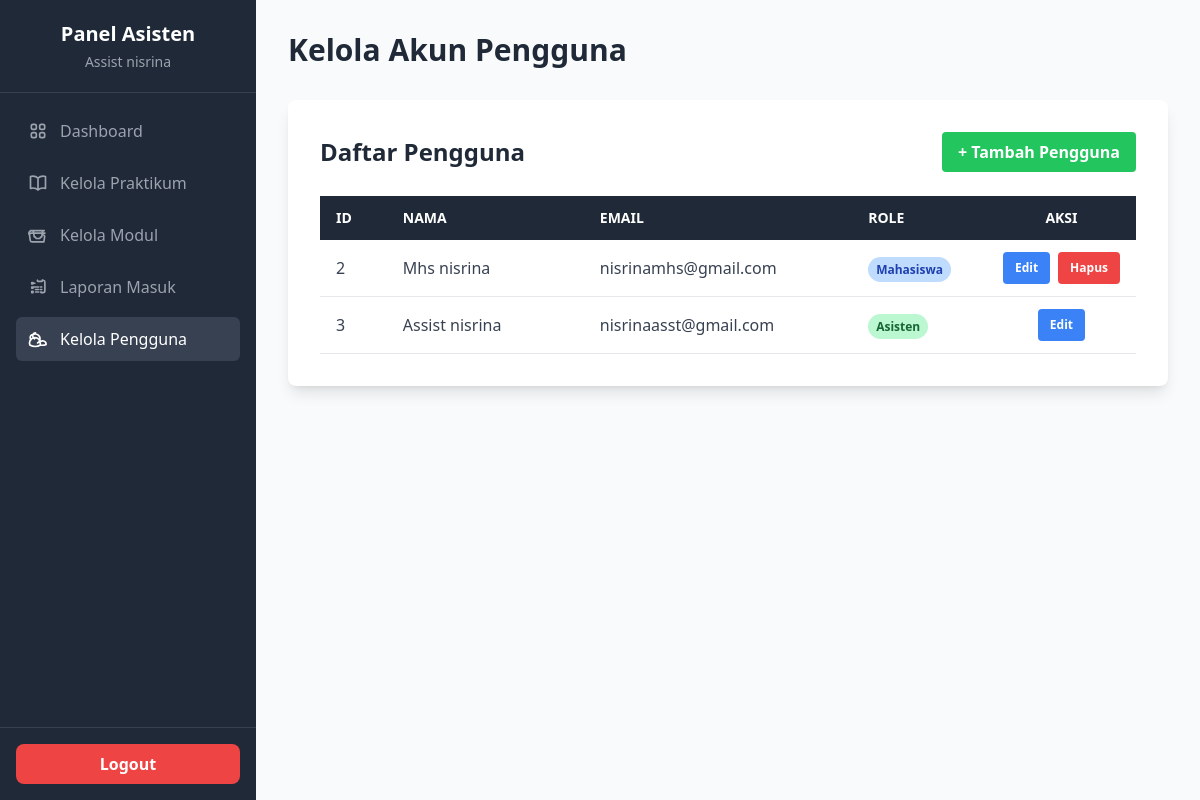
The page /asisten/kelola_pengguna.php (signed in) on the database its author committed.
### tables this page shows
CREATE TABLE `users` (
  `id` int(11) NOT NULL,
  `nama` varchar(100) NOT NULL,
  `email` varchar(100) NOT NULL,
  `password` varchar(255) NOT NULL,
  `role` enum('mahasiswa','asisten') NOT NULL,
  `created_at` timestamp NOT NULL DEFAULT current_timestamp()
);

### asisten/kelola_pengguna.php (the view, shortened to what this page needs)
<?php
require_once '../includes/config.php';
$action = $_GET['action'] ?? 'list';
$user_to_edit = null;
$user_list = $conn->query("SELECT id, nama, email, role, created_at FROM users ORDER BY id ASC");
require_once 'templates/header.php';
?>
<?php if ($action === 'tambah' || $action === 'edit'): ?>
<div class="bg-white p-8 rounded-lg shadow-lg w-full max-w-lg mx-auto">
    <h2 class="text-2xl font-bold mb-6"><?php echo $action === 'edit' ? 'Edit Pengguna' : 'Tambah Pengguna Baru'; ?></h2>
    <form action="kelola_pengguna.php" method="POST">
        <?php if ($action === 'edit'): ?>
            <input type="hidden" name="edit_pengguna" value="1">
            <input type="hidden" name="id" value="<?php echo $user_to_edit['id']; ?>">
        <?php else: ?>
            <input type="hidden" name="tambah_pengguna" value="1">
        <?php endif; ?>
        <div class="mb-4">
            <label for="nama" class="block text-gray-700">Nama Lengkap</label>
            <input type="text" name="nama" id="nama" class="w-full mt-1 p-2 border rounded" value="<?php echo htmlspecialchars($user_to_edit['nama'] ?? ''); ?>" required>
        </div>
        <div class="mb-4">
            <label for="email" class="block text-gray-700">Email</label>
            <input type="email" name="email" id="email" class="w-full mt-1 p-2 border rounded" value="<?php echo htmlspecialchars($user_to_edit['email'] ?? ''); ?>" required>
        </div>
        <div class="mb-4">
            <label for="password" class="block text-gray-700">Password</label>
            <input type="password" name="password" id="password" class="w-full mt-1 p-2 border rounded" <?php echo ($action === 'tambah') ? 'required' : ''; ?>>
            <?php if ($action === 'edit'): ?>
                <p class="text-xs text-gray-500 mt-1">Kosongkan jika tidak ingin mengubah password.</p>
            <?php endif; ?>
        </div>
        <div class="mb-6">
            <label for="role" class="block text-gray-700">Peran (Role)</label>
            <select name="role" id="role" class="w-full mt-1 p-2 border rounded" required>
                <option value="mahasiswa" <?php echo (isset($user_to_edit) && $user_to_edit['role'] == 'mahasiswa') ? 'selected' : ''; ?>>Mahasiswa</option>
                <option value="asisten" <?php echo (isset($user_to_edit) && $user_to_edit['role'] == 'asisten') ? 'selected' : ''; ?>>Asisten</option>
            </select>
        </div>
        <div class="flex justify-end gap-4">
            <a href="kelola_pengguna.php" class="bg-gray-300 hover:bg-gray-400 text-gray-800 font-bold py-2 px-4 rounded">Batal</a>
            <button type="submit" class="bg-blue-500 hover:bg-blue-700 text-white font-bold py-2 px-4 rounded">Simpan</button>
        </div>
    </form>
</div>
<?php else: ?>
<div class="bg-white p-8 rounded-lg shadow-lg w-full">
    <div class="flex justify-between items-center mb-6">
        <h2 class="text-2xl font-bold text-gray-800">Daftar Pengguna</h2>
        <a href="kelola_pengguna.php?action=tambah" class="bg-green-500 hover:bg-green-700 text-white font-bold py-2 px-4 rounded">
            + Tambah Pengguna
        </a>
    </div>
    <div class="overflow-x-auto">
        <table class="min-w-full bg-white">
            <thead class="bg-gray-800 text-white">
                <tr>
                    <th class="w-1/12 text-left py-3 px-4 uppercase font-semibold text-sm">ID</th>
                    <th class="w-3/12 text-left py-3 px-4 uppercase font-semibold text-sm">Nama</th>
                    <th class="w-4/12 text-left py-3 px-4 uppercase font-semibold text-sm">Email</th>
                    <th class="w-2/12 text-left py-3 px-4 uppercase font-semibold text-sm">Role</th>
                    <th class="w-2/12 text-center py-3 px-4 uppercase font-semibold text-sm">Aksi</th>
                </tr>
            </thead>
            <tbody class="text-gray-700">
                <?php while($user = $user_list->fetch_assoc()): ?>
                    <tr class="border-b border-gray-200 hover:bg-gray-100">
                        <td class="py-3 px-4"><?php echo $user['id']; ?></td>
                        <td class="py-3 px-4"><?php echo htmlspecialchars($user['nama']); ?></td>
                        <td class="py-3 px-4"><?php echo htmlspecialchars($user['email']); ?></td>
                        <td class="py-3 px-4">
                            <span class="px-2 py-1 font-semibold leading-tight rounded-full text-xs <?php echo $user['role'] == 'asisten' ? 'bg-green-200 text-green-800' : 'bg-blue-200 text-blue-800'; ?>">
                                <?php echo ucfirst($user['role']); ?>
                            </span>
                        </td>
                        <td class="py-3 px-4">
                            <div class="flex items-center justify-center gap-x-2">
                                <a href="kelola_pengguna.php?action=edit&id=<?php echo $user['id']; ?>" class="bg-blue-500 hover:bg-blue-700 text-white text-xs font-bold py-2 px-3 rounded">
                                    Edit
                                </a>
                                <?php if ($user['id'] != $_SESSION['user_id']): ?>
                                    <a href="kelola_pengguna.php?action=delete&id=<?php echo $user['id']; ?>" class="bg-red-500 hover:bg-red-700 text-white text-xs font-bold py-2 px-3 rounded" onclick="return confirm('PERINGATAN: Menghapus pengguna akan menghapus semua data terkait. Anda yakin?')">
                                        Hapus
                                    </a>
                                <?php endif; ?>
                            </div>
                        </td>
                    </tr>
                <?php endwhile; ?>
            </tbody>
        </table>
    </div>
</div>
<?php endif; ?>
<?php
require_once 'templates/footer.php';
?>

### rows shown on the page
users: id "2", nama "Mhs nisrina", email "nisrinamhs@gmail.com", role "Mahasiswa"
users: id "3", nama "Assist nisrina", email "nisrinaasst@gmail.com", role "Asisten"

### other values the page prints
$_SESSION['nama'] "Assist nisrina"
$pageTitle "Kelola Akun Pengguna"
